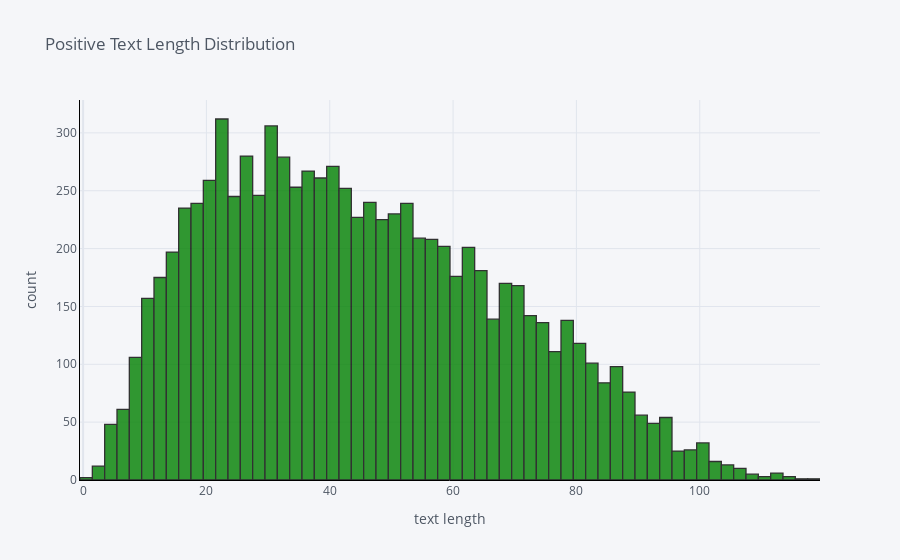
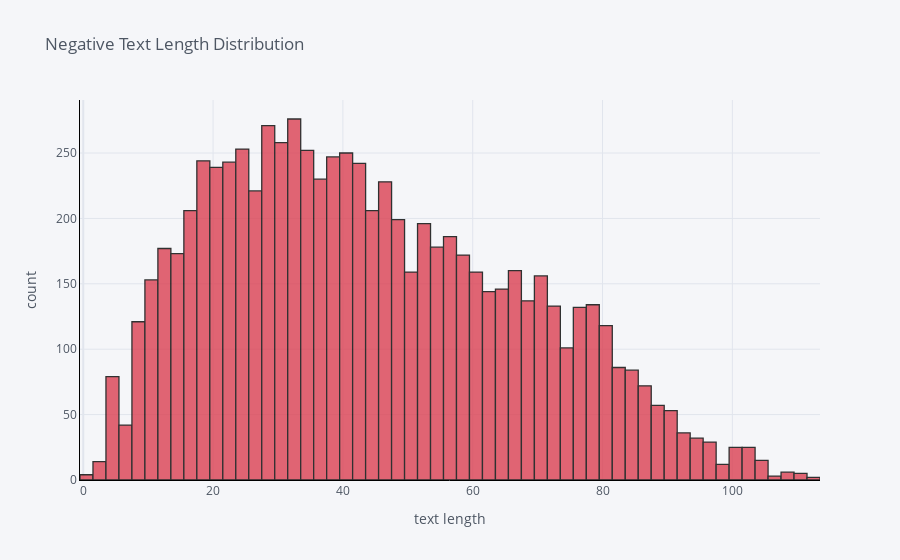
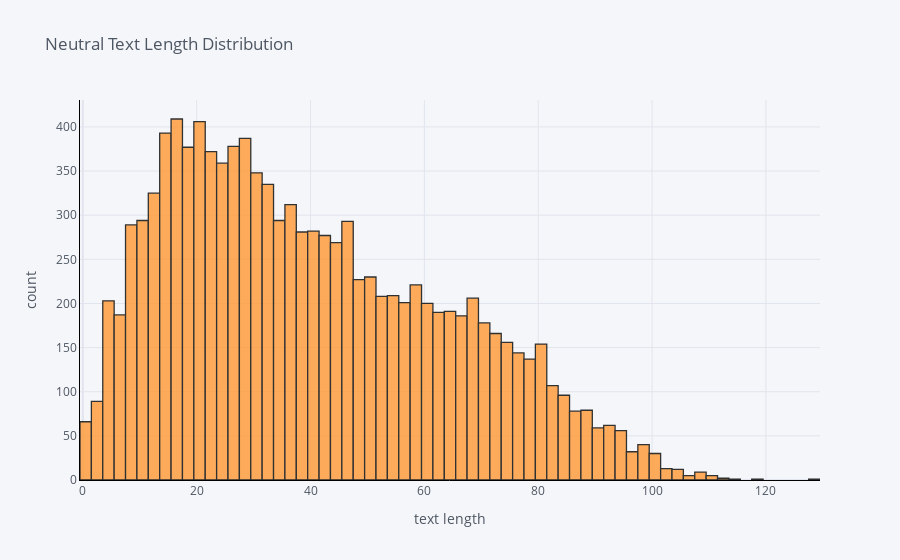

These figures' notebook cell, in order:
### Markdown cell above
## Sentence length analysis

The histogram shows that the length of the cleaned text ranges from around 2 to 140 characters and generally,it is almost same for all the polarities.

### Code cell
positive['text_length'].iplot(
    kind='hist',
    bins=100,
    xTitle='text length',
    linecolor='black',
    color='green',
    yTitle='count',
    title='Positive Text Length Distribution')

negative['text_length'].iplot(
    kind='hist',
    bins=100,
    xTitle='text length',
    linecolor='black',
    color='red',
    yTitle='count',
    title='Negative Text Length Distribution')

neutral['text_length'].iplot(
    kind='hist',
    bins=100,
    xTitle='text length',
    linecolor='black',
    yTitle='count',
    title='Neutral Text Length Distribution')

### Figure 1 — Plotly figure (JSON) as saved in the notebook; plotly's stock layout.template omitted (floating-point values rounded to 4 significant figures; data arrays with more than 128 entries replaced by an {"elided": "..."} marker saying what was removed)
{"data": [{"histfunc": "count", "histnorm": "", "marker": {"color": "rgba(0, 128, 0, 1.0)", "line": {"color": "#000000", "width": 1.3}}, "name": "text_length", "nbinsx": 100, "opacity": 0.8, "orientation": "v", "type": "histogram", "x": {"elided": "8582 int values"}}], "layout": {"barmode": "overlay", "legend": {"bgcolor": "#F5F6F9", "font": {"color": "#4D5663"}}, "paper_bgcolor": "#F5F6F9", "plot_bgcolor": "#F5F6F9", "title": {"font": {"color": "#4D5663"}, "text": "Positive Text Length Distribution"}, "xaxis": {"gridcolor": "#E1E5ED", "linecolor": "black", "showgrid": true, "tickfont": {"color": "#4D5663"}, "title": {"font": {"color": "#4D5663"}, "text": "text length"}, "zerolinecolor": "#E1E5ED"}, "yaxis": {"gridcolor": "#E1E5ED", "linecolor": "black", "showgrid": true, "tickfont": {"color": "#4D5663"}, "title": {"font": {"color": "#4D5663"}, "text": "count"}, "zerolinecolor": "#E1E5ED"}}}

### Figure 2 — Plotly figure (JSON) as saved in the notebook; plotly's stock layout.template omitted (floating-point values rounded to 4 significant figures; data arrays with more than 128 entries replaced by an {"elided": "..."} marker saying what was removed)
{"data": [{"histfunc": "count", "histnorm": "", "marker": {"color": "rgba(219, 64, 82, 1.0)", "line": {"color": "#000000", "width": 1.3}}, "name": "text_length", "nbinsx": 100, "opacity": 0.8, "orientation": "v", "type": "histogram", "x": {"elided": "7781 int values"}}], "layout": {"barmode": "overlay", "legend": {"bgcolor": "#F5F6F9", "font": {"color": "#4D5663"}}, "paper_bgcolor": "#F5F6F9", "plot_bgcolor": "#F5F6F9", "title": {"font": {"color": "#4D5663"}, "text": "Negative Text Length Distribution"}, "xaxis": {"gridcolor": "#E1E5ED", "linecolor": "black", "showgrid": true, "tickfont": {"color": "#4D5663"}, "title": {"font": {"color": "#4D5663"}, "text": "text length"}, "zerolinecolor": "#E1E5ED"}, "yaxis": {"gridcolor": "#E1E5ED", "linecolor": "black", "showgrid": true, "tickfont": {"color": "#4D5663"}, "title": {"font": {"color": "#4D5663"}, "text": "count"}, "zerolinecolor": "#E1E5ED"}}}

### Figure 3 — Plotly figure (JSON) as saved in the notebook; plotly's stock layout.template omitted (floating-point values rounded to 4 significant figures; data arrays with more than 128 entries replaced by an {"elided": "..."} marker saying what was removed)
{"data": [{"histfunc": "count", "histnorm": "", "marker": {"color": "rgba(255, 153, 51, 1.0)", "line": {"color": "#000000", "width": 1.3}}, "name": "text_length", "nbinsx": 100, "opacity": 0.8, "orientation": "v", "type": "histogram", "x": {"elided": "11117 int values"}}], "layout": {"barmode": "overlay", "legend": {"bgcolor": "#F5F6F9", "font": {"color": "#4D5663"}}, "paper_bgcolor": "#F5F6F9", "plot_bgcolor": "#F5F6F9", "title": {"font": {"color": "#4D5663"}, "text": "Neutral Text Length Distribution"}, "xaxis": {"gridcolor": "#E1E5ED", "linecolor": "black", "showgrid": true, "tickfont": {"color": "#4D5663"}, "title": {"font": {"color": "#4D5663"}, "text": "text length"}, "zerolinecolor": "#E1E5ED"}, "yaxis": {"gridcolor": "#E1E5ED", "linecolor": "black", "showgrid": true, "tickfont": {"color": "#4D5663"}, "title": {"font": {"color": "#4D5663"}, "text": "count"}, "zerolinecolor": "#E1E5ED"}}}
